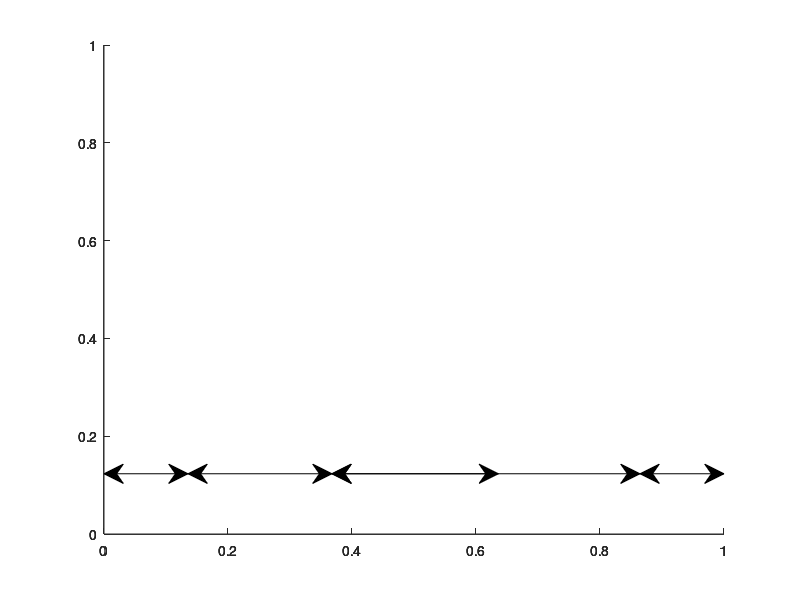

Write the MATLAB code that produced this figure. (Note: this script raises an error after producing the figure.)
tt= 0:240:2881;
ttt=0:4:48;
figure()
x0=10;
y0=10;
width=1000;
height=400;
set(gcf,'position',[x0,y0,width,height])

annotation('doublearrow',[0.13 0.2350],[0.2104 0.2104])
annotation('doublearrow',[0.2350 0.415],[0.2104 0.2104])
annotation('doublearrow',[0.415 0.6230],[0.2104 0.2104])
annotation('doublearrow',[0.415 0.8],[0.2104 0.2104])
annotation('doublearrow',[0.80 0.905],[0.2104 0.2104])
plot(Solarshape,'r');
hold on;
plot(Loadshape_data,'--b');
plot([D1 D1],[0 1.05],':k');
plot([D2 D2],[0 1.05],':k');
plot([D3 D3],[0 1.05],':k');
plot([D4 D4],[0 1.05],':k');
x1=[0 D1 D1 0];
y1=[0 0 1.05 1.05];
P1=patch(x1,y1,[1 0.8 0],'FaceAlpha',0.2,'EdgeColor','None');
x2=[D2 D3 D3 D2];
y2=[0 0 1.05 1.05];
P2=patch(x2,y2,[1 0.8 0],'FaceAlpha',0.2,'EdgeColor','None');
x3=[D4 2881 2881 D4];
y3=[0 0 1.05 1.05];
P3=patch(x3,y3,[1 0.8 0],'FaceAlpha',0.2,'EdgeColor','None');

txt = {'Discharging time'};
text(50,0.20,txt,'FontSize',8)
txt = {'Charging time'};
text(600,0.20,txt,'FontSize',8)
txt = {'Discharging time'};
text(1275,0.20,txt,'FontSize',8)
txt = {'Charging time'};
text(2050,0.20,txt,'FontSize',8)
txt = {'Discharging time'};
text(2530,0.20,txt,'FontSize',8)

% uistack(P1,'bottom');

ylabel('Normalized Profile (p.u.)');
xlabel('Time (hr)');
xticks(tt);
xticklabels([ttt]);
xlim([0 2881]);
ylim([0 1.05]);
legend('Solar Profile','Load Profile','NumColumns',2);